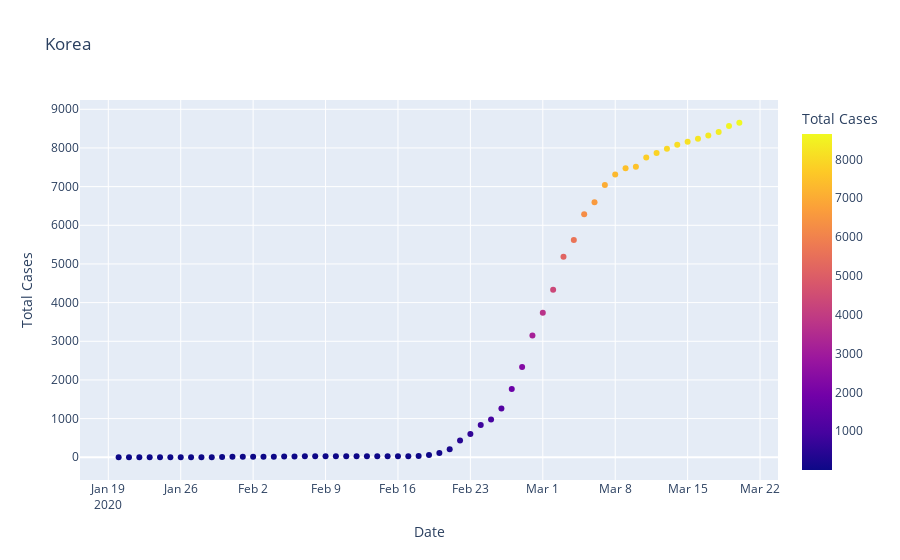

The notebook cell this image was saved under:
### Code cell
fig = px.scatter(Korea , x = 'Date' , y = 'Total Cases' , color = 'Total Cases' , title = 'Korea')
fig.show()
